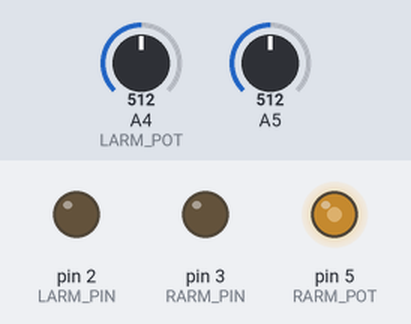
This sketch was run on a simulated Arduino Uno, built with avr-gcc and run on an emulated ATmega328P. Shown: output pins drawn as LEDs (lit = HIGH). The inputs (shaded band) are chosen by the test bench; at power-on: A4 (LARM_POT) = 512, A5 = 512.

Above: at 1.2 s.
1.3 s: A4 (LARM_POT) set to 531
At 2.3 s:
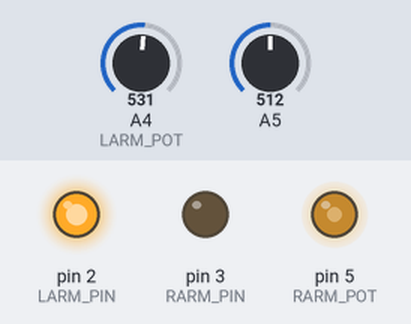
2.8 s: A5 set to 716
At 3.4 s:
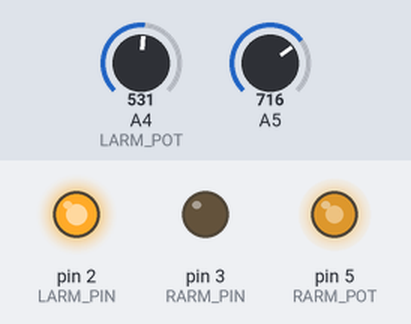
4.3 s: A4 (LARM_POT) set to 511
At 4.6 s:
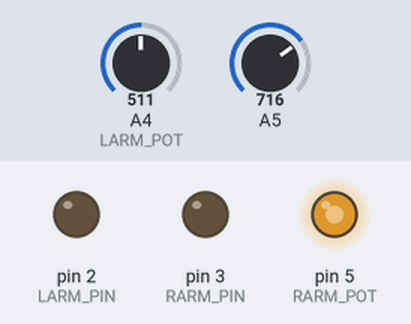
5.8 s: A5 set to 900
At 6.9 s:
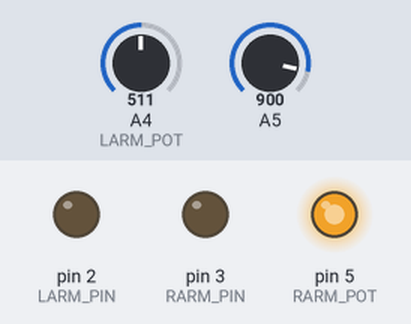
7.3 s: A4 (LARM_POT) set to 716
At 8.1 s:
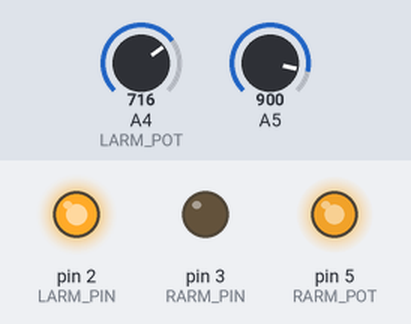
8.8 s: A5 set to 122
At 9.2 s:
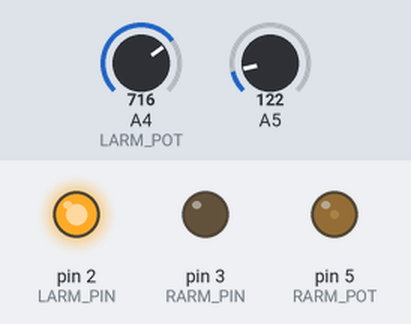
Timing chart, 0 to 11.3 s (numbered marks = the images above; inputs shaded):
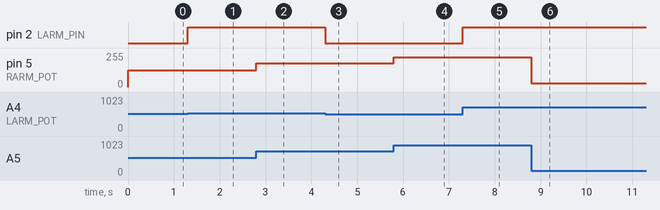

The sketch:

servo_controller_test.ino
```cpp
int LARM_PIN = 2;
int RARM_PIN = 3;

int LARM_POT = 4;
int RARM_POT = 5;

void setup()
{
	pinMode(LARM_PIN, OUTPUT);
	pinMode(RARM_PIN, OUTPUT);
}

void loop()
{
	int larm_val = analogRead(LARM_POT);
	analogWrite(LARM_PIN, map(larm_val, 0, 1023, 0, 255));

	int rarm_val = analogRead(RARM_POT);
	analogWrite(RARM_POT, map(rarm_val, 0, 1023, 0, 255));
}
```

Measured:
- the behaviour switches between 513 and 514 on A4 (LARM_POT) (found by bisection; images 0 and 1)
- after the input at 1.3 s, pin 2 (LARM_PIN): LOW → HIGH at once
- after the input at 2.8 s, pin 5 (RARM_POT): 127/255 → 178/255 at once
- after the input at 4.3 s, pin 2 (LARM_PIN): HIGH → LOW at once
- after the input at 5.8 s, pin 5 (RARM_POT): 178/255 → 224/255 at once
- after the input at 7.3 s, pin 2 (LARM_PIN): LOW → HIGH at once
- after the input at 8.8 s, pin 5 (RARM_POT): 224/255 → 30/255 at once
